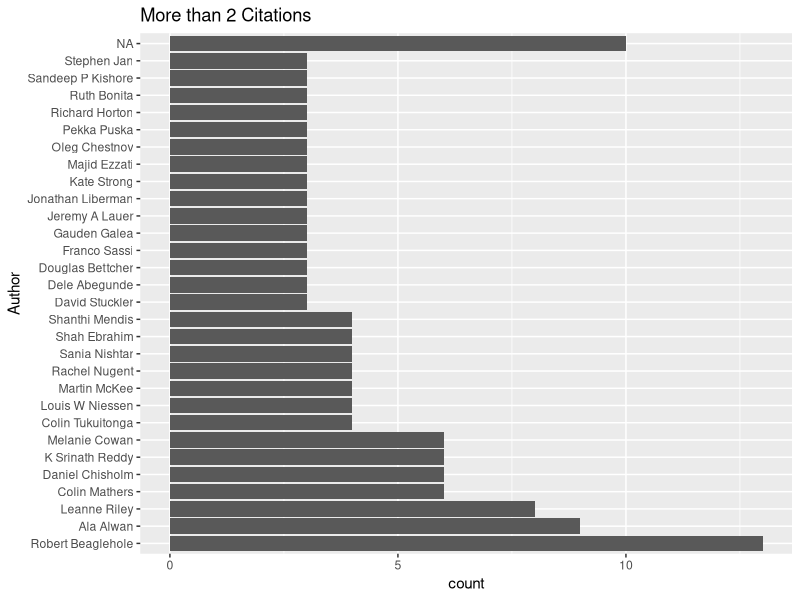
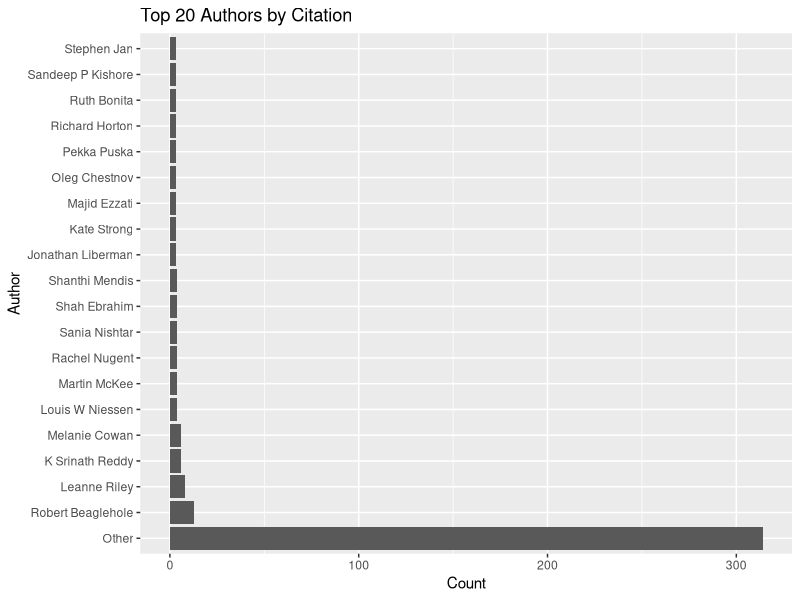
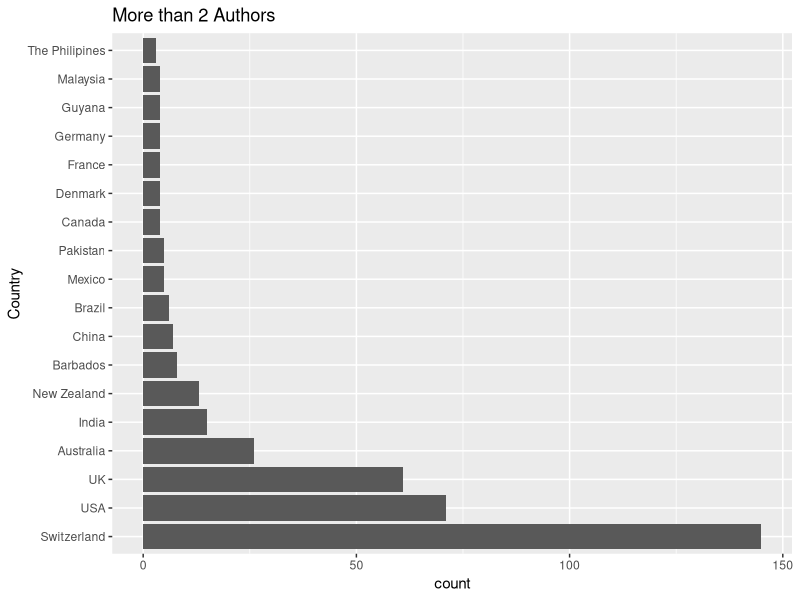
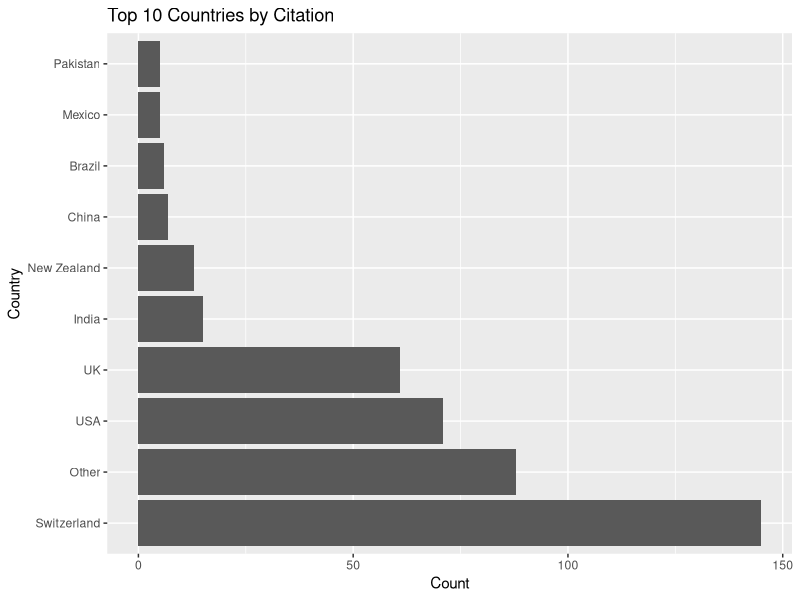
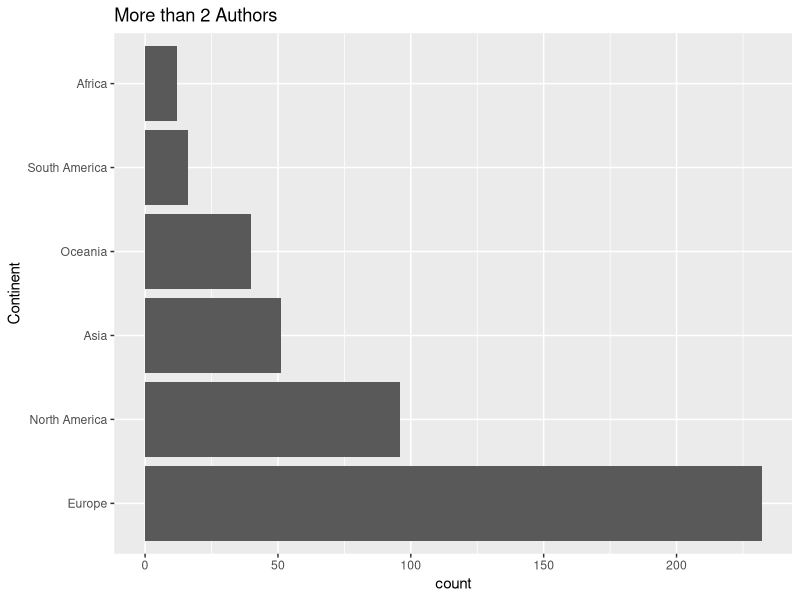
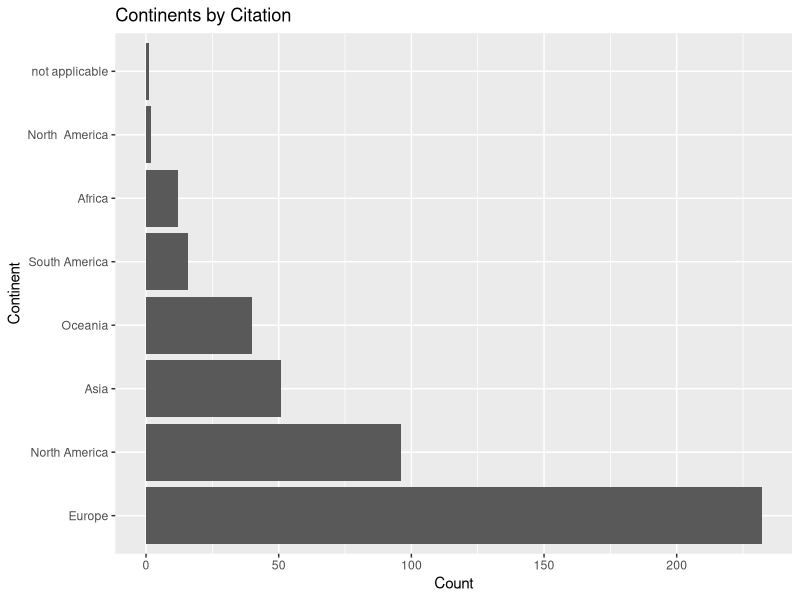
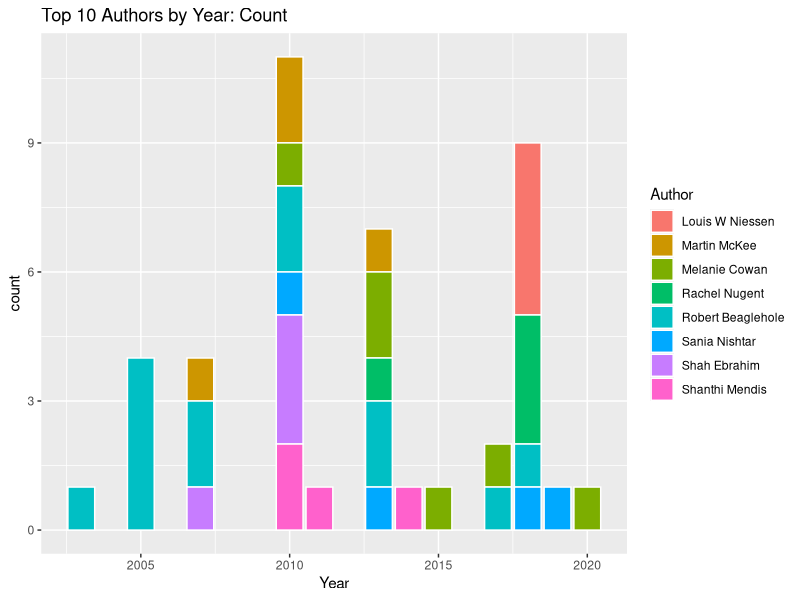
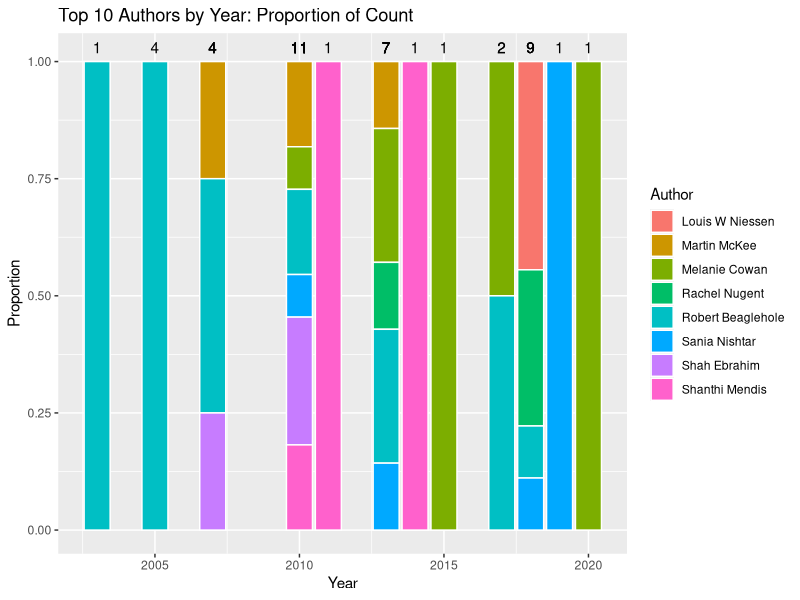

The R source for these figures, in order:
## ---- chunk 1
#set libraries
library(dplyr)
library(readr)
library(ggplot2)
library(forcats)

#load data
ncd <- read_csv("NCD_Data_2020-07-21.csv", col_types = cols(.default = col_character(), Year=col_integer(), PubID=col_integer()))

## ---- chunk 2

freq_Author <- ncd %>% group_by(Author) %>%
   summarise(count = n()) %>%
   mutate(freq = count / sum(count)) %>%
   arrange(desc(freq))

freq_Author %>%
   filter(count>2) %>%
   ggplot(aes(x=reorder(Author, -count),y=count)) +
   geom_bar(stat="identity") +
   xlab("Author")+
   ggtitle("More than 2 Citations") +
   coord_flip()


ncd %>%
   mutate(Author = fct_lump(Author, n = 20)) %>%
   count(Author) %>%
   top_n(20, Author) %>%
   ggplot(aes(x=reorder(Author,-n), y=n)) +
   geom_bar(stat="identity") +
   xlab("Author")+
   ylab("Count")+
   ggtitle("Top 20 Authors by Citation")+
   coord_flip()
   
   

## ---- chunk 3

freq_Country <- ncd %>% group_by(Country) %>%
   summarise(count = n()) %>%
   mutate(freq = count / sum(count)) %>%
   arrange(desc(freq))

freq_Country %>%
   filter(count>2) %>%
   ggplot(aes(x=reorder(Country, -count),y=count)) +
   geom_bar(stat="identity") +
   xlab("Country")+
   ggtitle("More than 2 Authors")+
   coord_flip()

topn <- 10

ncd %>%
   mutate(Country = fct_lump(Country, n = topn))%>%
   count(Country) %>%
   top_n(topn, Country) %>%
   ggplot(aes(x=reorder(Country, -n),y=n)) +
   geom_bar(stat="identity") +
   xlab("Country")+
   ylab("Count")+
   ggtitle(paste0("Top ",topn," Countries by Citation")) +
   coord_flip()

## ---- chunk 4

freq_Cont <- ncd %>% group_by(Continent) %>%
   summarise(count = n()) %>%
   mutate(freq = count / sum(count)) %>%
   arrange(desc(freq))

freq_Cont %>%
   filter(count>2) %>%
   ggplot(aes(x=reorder(Continent, -count),y=count)) +
   geom_bar(stat="identity") +
   xlab("Continent")+
   ggtitle("More than 2 Authors")+
   coord_flip()

ncd %>%
   mutate(Continent = fct_lump(Continent, n = topn))%>%
   count(Continent) %>%
   top_n(topn, Continent) %>%
   ggplot(aes(x=reorder(Continent, -n),y=n)) +
   geom_bar(stat="identity") +
   xlab("Continent")+
   ylab("Count")+
   ggtitle("Continents by Citation") +
   coord_flip()

## ---- chunk 5

topn <- 10

top_authors <- ncd %>%
   mutate(Author = fct_lump(fct_explicit_na(Author), n =topn))%>%
   count(Author) %>%
   top_n(topn, Author) 


prop_topA_byAY <- ncd %>%
   filter(Author %in% top_authors$Author) %>%
   group_by(Author, Year) %>%
   summarise(count = n()) %>%
   mutate(prop = count / sum(count)) %>%
   group_by(Year) %>%
   mutate(yrprop = count / sum(count)) %>%
   mutate(yrcount = sum(count)) %>%
   arrange(Year)

   
ggplot(prop_topA_byAY, aes(x=Year, y=count, fill=Author)) + 
   geom_bar(stat="identity", colour="white") +
   ggtitle(paste0("Top ",topn," Authors by Year: Count"))  

ggplot(prop_topA_byAY, aes(x=Year, y=yrprop, fill=Author)) + 
   geom_bar(stat="identity", colour="white")  +
   ylab("Proportion") +
   ggtitle(paste0("Top ",topn," Authors by Year: Proportion of Count")) +
   geom_text(aes(label=yrcount,x=Year,y=1.01), vjust=-0.3)



## ---- chunk 6

topn <- 20

#fct_lump to get topn (and lump all others) 
top_countries <- ncd %>%
   mutate(Country = fct_lump(fct_explicit_na(Country), n = topn))%>%
   count(Country) %>%
   top_n(topn, Country) 

#need this to match up 'other' created by fct_lump above
top_ncd <- ncd %>%
   mutate(Country = fct_lump(fct_explicit_na(Country), n = topn))

prop_topC_byCY <- top_ncd %>%
   filter(Country %in% top_countries$Country) %>%
   group_by(Country, Year) %>%
   summarise(count = n()) %>%
   mutate(prop = count / sum(count)) %>%
   group_by(Year) %>%
   mutate(yrprop = count / sum(count)) %>%
   mutate(yrcount = sum(count)) %>%
   arrange(Year)

   
ggplot(prop_topC_byCY, aes(x=Year, y=count, fill=Country)) + 
   geom_bar(stat="identity", colour="white") +
   ggtitle(paste0("Top ",topn," Countries by Year: Count"))

ggplot(prop_topC_byCY, aes(x=Year, y=yrprop, fill=Country)) + 
   geom_bar(stat="identity", colour="white")  +
   ylab("Proportion")  +
   ggtitle(paste0("Top ",topn," Countries by Year: Proportion of Count")) +
   geom_text(aes(label=yrcount,x=Year,y=1.01), vjust=-0.3)

  


## ---- chunk 7

topn <- 10

#fct_lump to get topn (and lump all others) 
top_countries <- ncd %>%
   mutate(Country = fct_lump(fct_explicit_na(Country), n = topn))%>%
   count(Country) %>%
   top_n(topn, Country) 

#need this to match up 'other' created by fct_lump above
top_ncd <- ncd %>%
   mutate(Country = fct_lump(fct_explicit_na(Country), n = topn))

#calc proportions
prop_topC_byCY <- top_ncd %>%
   filter(Country %in% top_countries$Country) %>%
   group_by(Country, Year) %>%
   summarise(count = n()) %>%
   mutate(prop = count / sum(count)) %>%
   group_by(Year) %>%
   mutate(yrprop = count / sum(count)) %>%
   mutate(yrcount = sum(count)) %>%
   arrange(Year)

   
ggplot(prop_topC_byCY, aes(x=Year, y=count, fill=Country)) + 
   geom_bar(stat="identity", colour="white")  +
   ggtitle(paste0("Top ",topn," Countries by Year: Count")) 

ggplot(prop_topC_byCY, aes(x=Year, y=yrprop, fill=Country)) + 
   geom_bar(stat="identity", colour="white")  +
   ylab("Proportion")  +
   ggtitle(paste0("Top ",topn," Countries by Year: Proportion of Count")) +
   geom_text(aes(label=yrcount,x=Year,y=1.01), vjust=-0.3)


## ---- chunk 8

freq_CY <- ncd %>% group_by(Continent, Year) %>%
   summarise(count = n()) %>%
   mutate(prop = count / sum(count)) %>%
   group_by(Year) %>%
   mutate(yrprop = count / sum(count)) %>%
   mutate(yrcount = sum(count)) %>%
   arrange(Year)

ggplot(freq_CY, aes(x=Year, y=count, fill=Continent)) + 
   geom_bar(stat="identity", colour="white") +
   ggtitle("Author Continent by Year: Count")

ggplot(freq_CY, aes(x=Year, y=yrprop, fill=Continent)) + 
   geom_bar(stat="identity", colour="white") +
   ylab("Proportion")+
   ggtitle("Author Continent by Year: Proportion of Count") +
   geom_text(aes(label=yrcount,x=Year,y=1.01), vjust=-0.3)

## ---- chunk 9

freq_ITY <- ncd %>% group_by(InstitutionType, Year) %>%
   summarise(count = n()) %>%
   mutate(prop = count / sum(count)) %>%
   group_by(Year) %>%
   mutate(yrprop = count / sum(count)) %>%
   mutate(yrcount = sum(count)) %>%
   arrange(Year)

ggplot(freq_ITY, aes(x=Year, y=count, fill=InstitutionType)) + 
   geom_bar(stat="identity", colour="white") +
   ggtitle("Author Institution Type by Year: Count")  

ggplot(freq_ITY, aes(x=Year, y=yrprop, fill=InstitutionType)) + 
   geom_bar(stat="identity", colour="white")  +
   ylab("Proportion")  +
   ggtitle("Author Inst. Type by Year: Proportion of Count") +
   geom_text(aes(label=yrcount,x=Year,y=1.01), vjust=-0.3)


